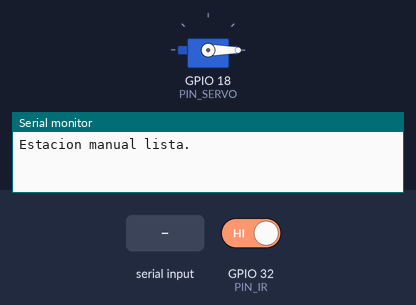
Recording of a sketch running on a simulated ESP32. Shown: servo, the last lines printed to the serial monitor. Inputs (shaded band) come from the test bench; at power-on: GPIO 32 (PIN_IR) HIGH.

Above: at 1.2 s.
1.3 s: "a" received over Serial
At 2.5 s:
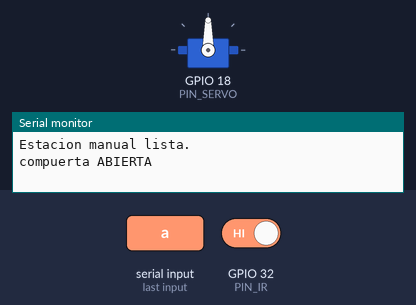
2.8 s: GPIO 32 (PIN_IR) driven LOW
5.2 s: "M" received over Serial
6.7 s: GPIO 32 (PIN_IR) driven HIGH
At 8.2 s:
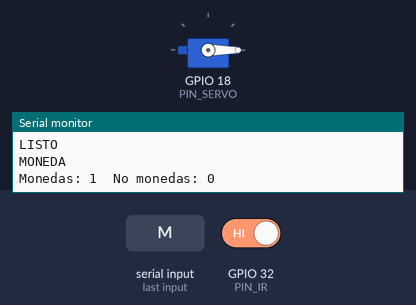
8.5 s: "c" received over Serial
Timing chart, 0 to 11.0 s (numbered marks = the images above; inputs shaded):
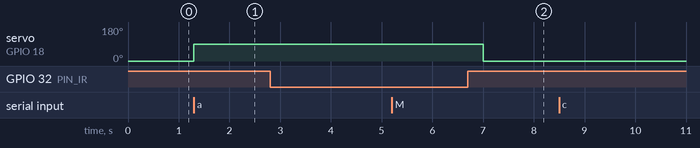

Measured:
- after the input at 1.3 s, servo on GPIO 18 (PIN_SERVO): 0° → 90° at once
- after the input at 6.7 s, servo on GPIO 18 (PIN_SERVO): 90° → 0° after 0.30 s

The sketch:

estacion_manual.ino
```cpp
/*
  Estacion con banda MANUAL (interruptor): compuerta (servo) + sensor IR. Sin pantalla.

  La banda corre siempre que el interruptor este encendido; la compuerta cerrada detiene la moneda.
    1. El sensor IR (FC-51) detecta que llego un objeto a la compuerta.
    2. La ESP32 manda "LISTO" por USB. El computador toma la foto y responde:
         M = moneda     -> la compuerta se abre y la moneda pasa
         N = no moneda  -> la compuerta queda cerrada hasta que retires el objeto
    3. Sin respuesta en 15 s se trata como "no moneda".

  Pruebas por Monitor Serie (minusculas): a=abrir c=cerrar i=leer IR
  Libreria: ESP32Servo. Placa: ESP32 Dev Module.
*/
#include <ESP32Servo.h>

// ---------------- PINES ----------------
const int PIN_SERVO = 18;
const int PIN_IR = 32;                    // FC-51 (LOW = hay objeto)

// ---------------- AJUSTES ----------------
const int ANG_CERRADA = 0;
const int ANG_ABIERTA = 90;
const unsigned long T_ASENTAR   = 800;    // ms con el objeto en la compuerta antes de la foto
const unsigned long T_RESPUESTA = 15000;
const unsigned long T_PASO      = 1500;
const unsigned long T_LIBRE     = 1000;
const unsigned long T_DETECTA   = 100;

Servo compuerta;
enum Estado { ESPERA_OBJETO, ASENTAR, ESPERA_RESP, PASA, RETIRAR };
Estado estado = ESPERA_OBJETO;
unsigned long tEstado = 0, tIrCambio = 0;
bool irPrevio = false;
int nMonedas = 0, nRechazados = 0;

bool irCrudo() { return digitalRead(PIN_IR) == LOW; }
bool irEstable(bool valor, unsigned long ms) {
  bool ahora = irCrudo();
  if (ahora != irPrevio) { irPrevio = ahora; tIrCambio = millis(); }
  return (ahora == valor) && (millis() - tIrCambio >= ms);
}
void cambiar(Estado e) { estado = e; tEstado = millis(); }

void cuenta() {
  Serial.print("Monedas: "); Serial.print(nMonedas);
  Serial.print("  No monedas: "); Serial.println(nRechazados);
}

void rechazar(const char* motivo) {
  nRechazados++;
  Serial.print("NO MONEDA ("); Serial.print(motivo); Serial.println(")");
  compuerta.write(ANG_CERRADA);
  cuenta();
  cambiar(RETIRAR);
}

void setup() {
  Serial.begin(115200);
  pinMode(PIN_IR, INPUT_PULLUP);
  compuerta.attach(PIN_SERVO);
  compuerta.write(ANG_CERRADA);
  irPrevio = irCrudo(); tIrCambio = millis();
  Serial.println("Estacion manual lista.");
}

void loop() {
  while (Serial.available()) {               // comandos de prueba
    char t = Serial.peek();
    if (t == 'M' || t == 'N') break;
    Serial.read();
    if (t == 'a') { compuerta.write(ANG_ABIERTA); Serial.println("compuerta ABIERTA"); }
    if (t == 'c') { compuerta.write(ANG_CERRADA); Serial.println("compuerta CERRADA"); }
    if (t == 'i') { Serial.println(irCrudo() ? "IR: OBJETO" : "IR: libre"); }
  }

  switch (estado) {
    case ESPERA_OBJETO:
      if (irEstable(true, T_DETECTA)) cambiar(ASENTAR);
      break;

    case ASENTAR:
      if (millis() - tEstado >= T_ASENTAR) {
        while (Serial.available()) Serial.read();
        Serial.println("LISTO");
        cambiar(ESPERA_RESP);
      }
      break;

    case ESPERA_RESP:
      if (Serial.available()) {
        char r = Serial.read();
        if (r == 'M') {
          nMonedas++;
          Serial.println("MONEDA");
          compuerta.write(ANG_ABIERTA);
          cuenta();
          cambiar(PASA);
        } else if (r == 'N') {
          rechazar("el computador dijo N");
        }
      } else if (millis() - tEstado >= T_RESPUESTA) {
        rechazar("sin respuesta");
      }
      break;

    case PASA:
      if ((millis() - tEstado >= T_PASO && irEstable(false, 300)) ||
          (millis() - tEstado >= 3 * T_PASO)) {
        compuerta.write(ANG_CERRADA);
        cambiar(ESPERA_OBJETO);
      }
      break;

    case RETIRAR:
      if (irEstable(false, T_LIBRE)) cambiar(ESPERA_OBJETO);
      break;
  }
}
```
